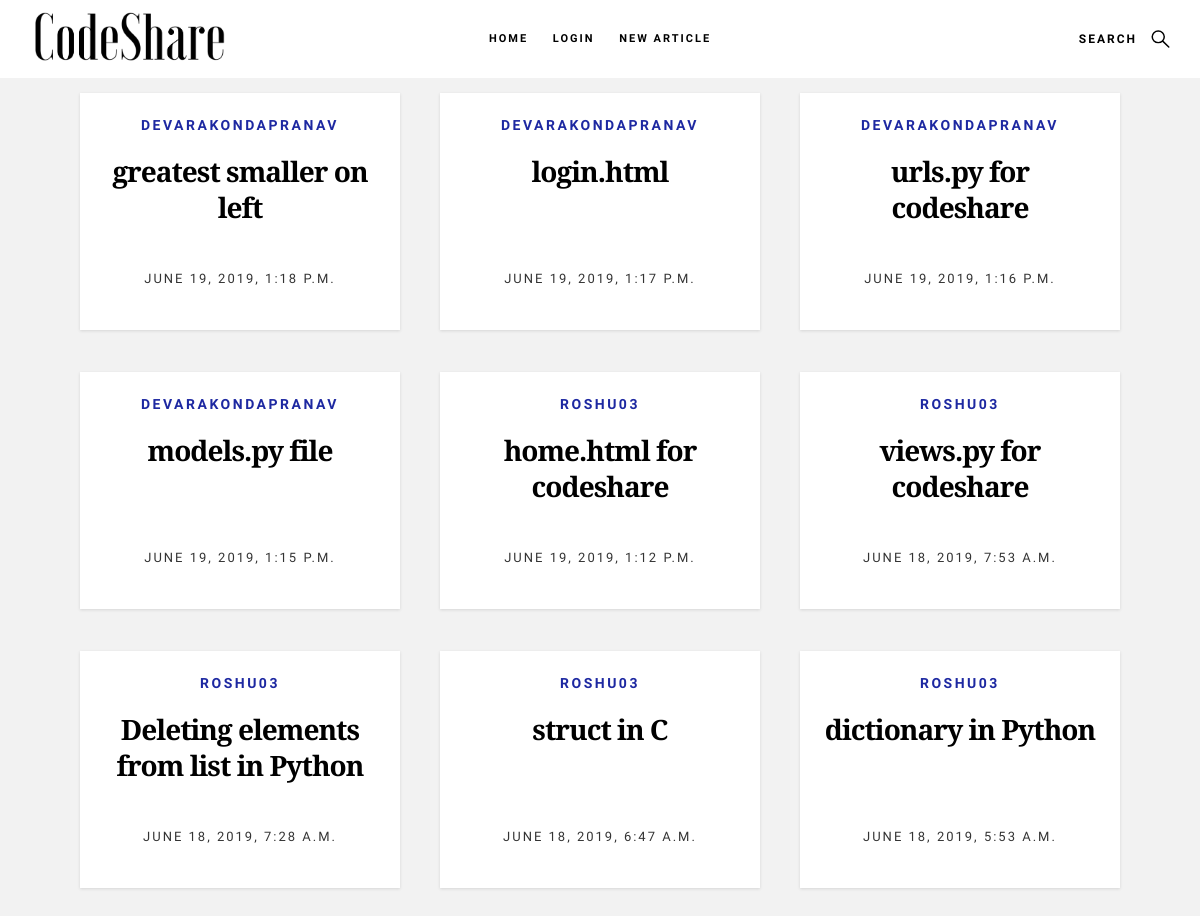
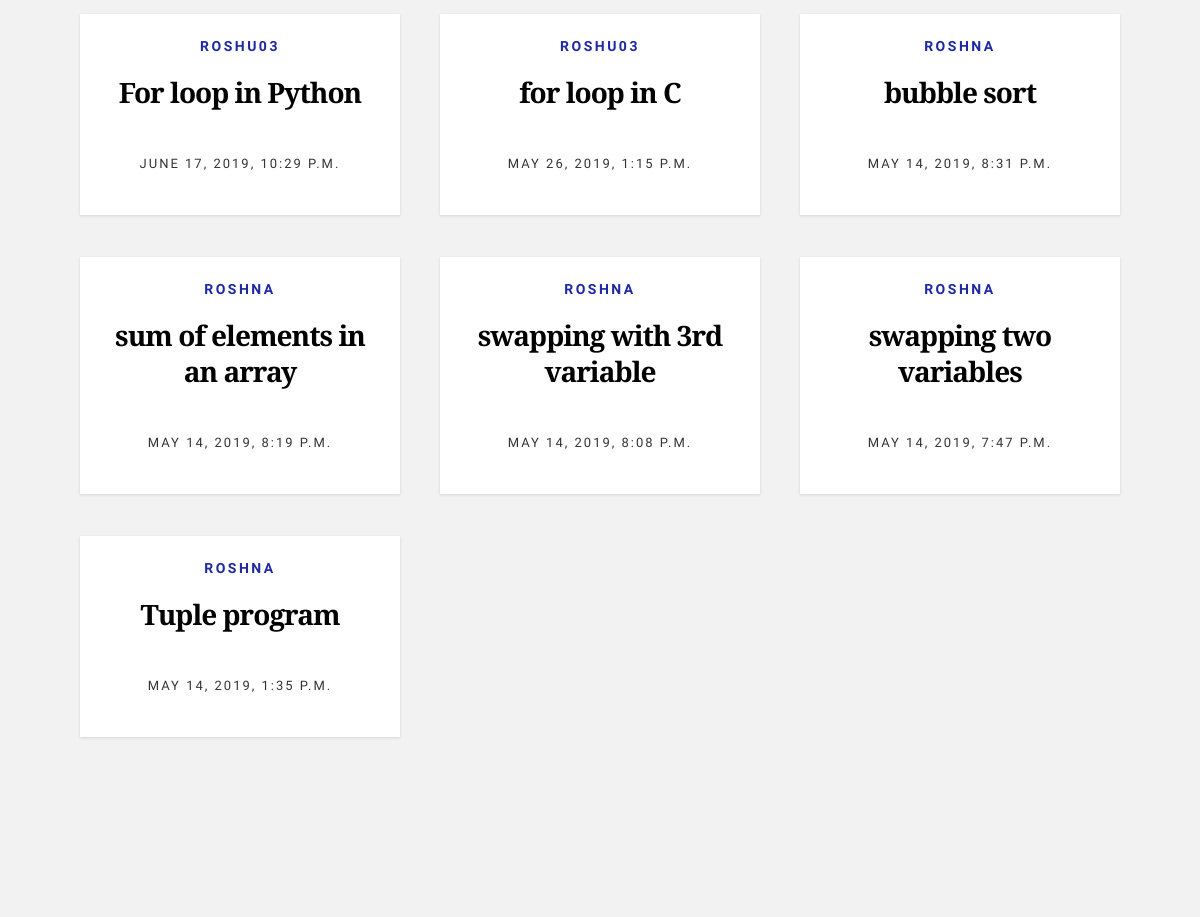
The page /snippets/ on the database as committed earlier (2 pictures, top to bottom).
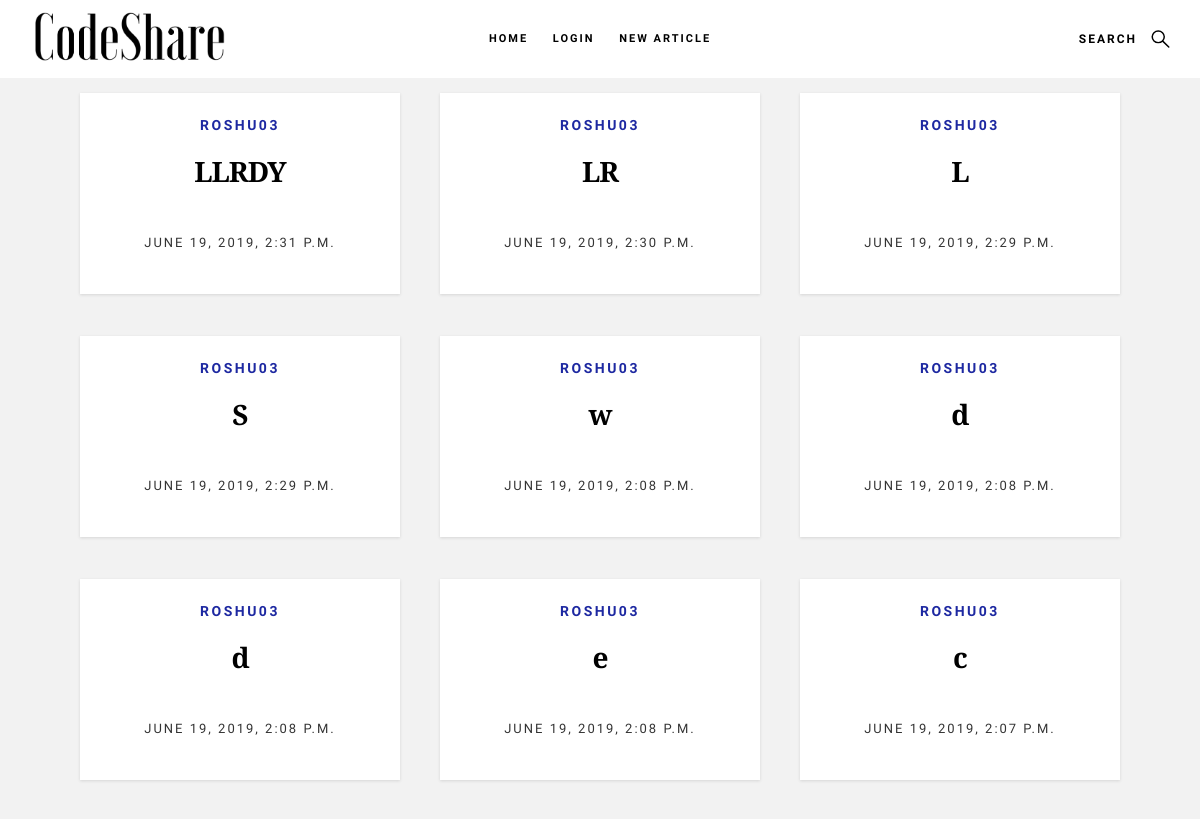
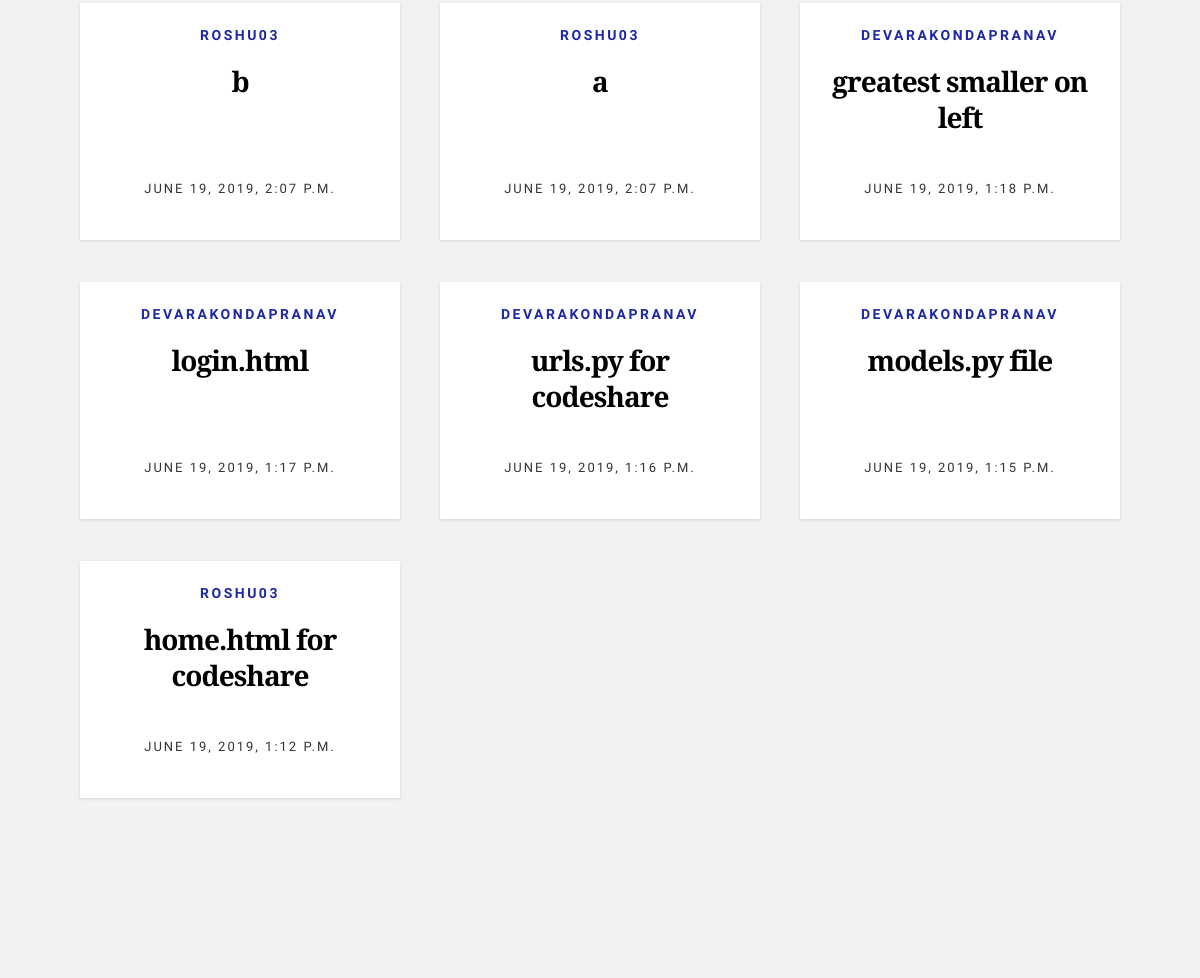
The same page on the database as committed later (2 pictures, top to bottom).
### snippets/models.py (models this page shows, shortened)
class Code(models.Model):
	code_snippet = models.TextField()
	author = models.CharField(max_length = 200)
	pub_date = models.DateTimeField('date published')
	title = models.CharField(max_length = 100)

### snippets/views.py (the view)
# urls.py: 2. Add a URL to urlpatterns:  path('', views.home, name='home')
def home(request):
	a = Code.objects.order_by('-pub_date')[:16]
	context = {"codes_list": a}
	return render(request, 'snippets/home.html', context)

### snippets/templates/snippets/home.html (shortened to what this page needs)
{% extends "snippets/base1.html" %}
{% block content %}
	{% for x in codes_list %}
			<article class="col-block">
                    <div class="item-entry" data-aos="zoom-in">
                        <div class="item-entry__text">
                            <div class="item-entry__cat">
                                <a href="/snippets/profile/{{x.author}}">{{x.author}}</a>
                            </div>
                            <h1 class="item-entry__title"><a href="/snippets/{{x.id}}">{{x.title}}</a></h1>
                            <div class="item-entry__date">
                                <a >{{x.pub_date}}</a>
                            </div>
                        </div>
                    </div>
                </article>
	{% endfor %}
{% endblock %}

Rows that differ between the two databases and show on the page:
no longer on this page (row unchanged): Code: author "ROSHU03", title "views.py for codeshare", pub_date "JUNE 18, 2019, 7:53 A.M."
no longer on this page (row unchanged): Code: author "ROSHU03", title "Deleting elements from list in Python", pub_date "JUNE 18, 2019, 7:28 A.M."
no longer on this page (row unchanged): Code: author "ROSHU03", title "struct in C", pub_date "JUNE 18, 2019, 6:47 A.M."
no longer on this page (row unchanged): Code: author "ROSHU03", title "dictionary in Python", pub_date "JUNE 18, 2019, 5:53 A.M."
no longer on this page (row unchanged): Code: author "ROSHU03", title "For loop in Python", pub_date "JUNE 17, 2019, 10:29 P.M."
no longer on this page (row unchanged): Code: author "ROSHU03", title "for loop in C", pub_date "MAY 26, 2019, 1:15 P.M."
no longer on this page (row unchanged): Code: author "ROSHNA", title "bubble sort", pub_date "MAY 14, 2019, 8:31 P.M."
no longer on this page (row unchanged): Code: author "ROSHNA", title "sum of elements in an array", pub_date "MAY 14, 2019, 8:19 P.M."
no longer on this page (row unchanged): Code: author "ROSHNA", title "swapping with 3rd variable", pub_date "MAY 14, 2019, 8:08 P.M."
no longer on this page (row unchanged): Code: author "ROSHNA", title "swapping two variables", pub_date "MAY 14, 2019, 7:47 P.M."
no longer on this page (row unchanged): Code: author "ROSHNA", title "Tuple program", pub_date "MAY 14, 2019, 1:35 P.M."
added Code: author "ROSHU03", title "LLRDY", pub_date "JUNE 19, 2019, 2:31 P.M."
added Code: author "ROSHU03", title "LR", pub_date "JUNE 19, 2019, 2:30 P.M."
added Code: author "ROSHU03", title "L", pub_date "JUNE 19, 2019, 2:29 P.M."
added Code: author "ROSHU03", title "S", pub_date "JUNE 19, 2019, 2:29 P.M."
added Code: author "ROSHU03", title "w", pub_date "JUNE 19, 2019, 2:08 P.M."
added Code: author "ROSHU03", title "d", pub_date "JUNE 19, 2019, 2:08 P.M."
added Code: author "ROSHU03", title "d", pub_date "JUNE 19, 2019, 2:08 P.M."
added Code: author "ROSHU03", title "e", pub_date "JUNE 19, 2019, 2:08 P.M."
added Code: author "ROSHU03", title "c", pub_date "JUNE 19, 2019, 2:07 P.M."
added Code: author "ROSHU03", title "b", pub_date "JUNE 19, 2019, 2:07 P.M."
added Code: author "ROSHU03", title "a", pub_date "JUNE 19, 2019, 2:07 P.M."
